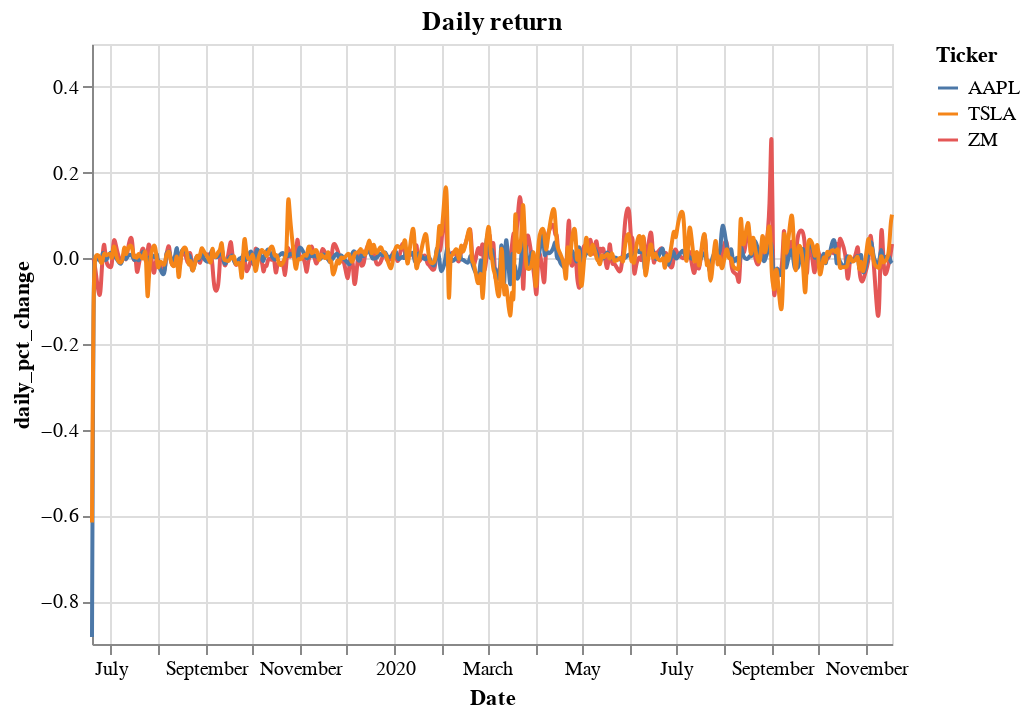

Notebook code for this chart:
### Code cell
# plotting daily return

alt.Chart(df,title = 'Daily return').mark_line(interpolate='basis', ).encode(
    x='Date:T',
    y='daily_pct_change:Q',
    color='Ticker:N'
)

### Figure 1 — Vega-Lite specification as saved in the notebook (floating-point values rounded to 4 significant figures; data arrays with more than 128 entries replaced by an {"elided": "..."} marker saying what was removed)
{"config": {"view": {"continuousWidth": 400, "continuousHeight": 300}}, "data": {"name": "data-de85f278d8dd82a907485a24fcf03b98"}, "mark": {"type": "line", "interpolate": "basis"}, "encoding": {"color": {"type": "nominal", "field": "Ticker"}, "x": {"type": "temporal", "field": "Date"}, "y": {"type": "quantitative", "field": "daily_pct_change"}}, "title": "Daily return", "$schema": "https://vega.github.io/schema/vega-lite/v4.8.1.json", "datasets": {"data-de85f278d8dd82a907485a24fcf03b98": {"elided": "1080 records"}}}
